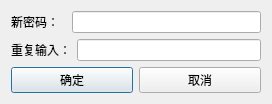
<?xml version="1.0" encoding="UTF-8"?>
<ui version="4.0">
 <class>passworddlg</class>
 <widget class="QDialog" name="passworddlg">
  <property name="geometry">
   <rect>
    <x>0</x>
    <y>0</y>
    <width>272</width>
    <height>103</height>
   </rect>
  </property>
  <property name="windowTitle">
   <string>Dialog</string>
  </property>
  <layout class="QGridLayout" name="gridLayout">
   <item row="0" column="0">
    <layout class="QVBoxLayout" name="verticalLayout_2">
     <item>
      <layout class="QVBoxLayout" name="verticalLayout">
       <item>
        <layout class="QHBoxLayout" name="horizontalLayout">
         <item>
          <widget class="QLabel" name="label">
           <property name="text">
            <string>新密码：  </string>
           </property>
          </widget>
         </item>
         <item>
          <widget class="QLineEdit" name="password"/>
         </item>
        </layout>
       </item>
       <item>
        <layout class="QHBoxLayout" name="horizontalLayout_2">
         <item>
          <widget class="QLabel" name="label_2">
           <property name="text">
            <string>重复输入：</string>
           </property>
          </widget>
         </item>
         <item>
          <widget class="QLineEdit" name="repassword"/>
         </item>
        </layout>
       </item>
      </layout>
     </item>
     <item>
      <layout class="QHBoxLayout" name="horizontalLayout_3">
       <item>
        <widget class="QPushButton" name="bt_ok">
         <property name="text">
          <string>确定</string>
         </property>
        </widget>
       </item>
       <item>
        <widget class="QPushButton" name="bk_cancle">
         <property name="text">
          <string>取消</string>
         </property>
        </widget>
       </item>
      </layout>
     </item>
    </layout>
   </item>
  </layout>
 </widget>
 <resources/>
 <connections/>
</ui>
